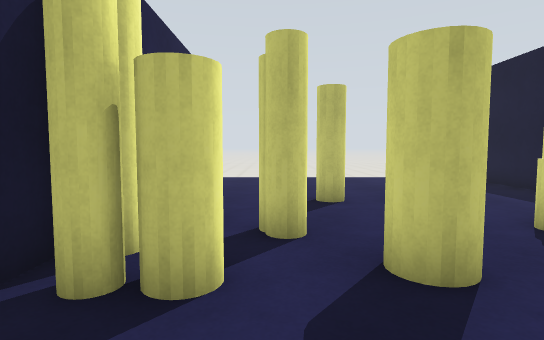
[1] (above)

16 first-person views from a walk through a Gazebo world. The camera is 1.2 m above the floor, tilts 4° down and sees 80° across. The floor is counted in squares, 1 m on a side. Each view is taken from the middle of a square. On the plan, view 1 faces up. The plan holds only what a view shows up to about 13 squares ahead; the rest is blank. The place goes on beyond the plan.

[2]
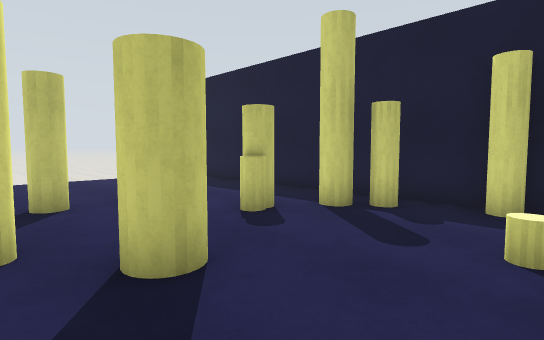

[3]
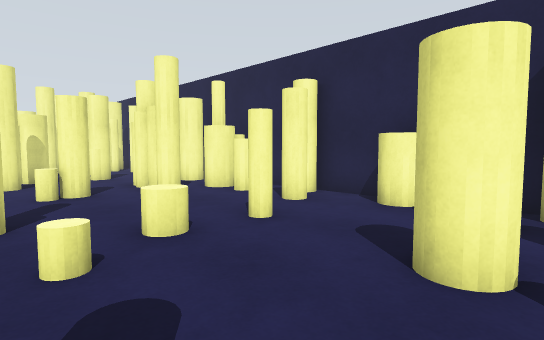

[4]
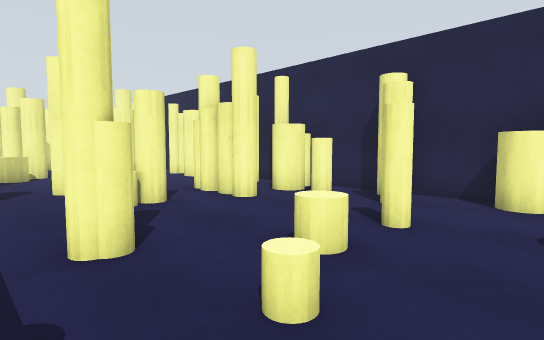

[5]
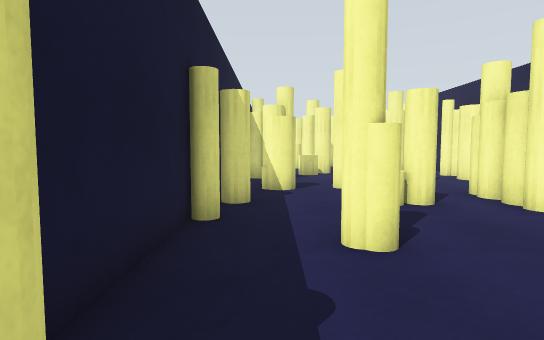

[6]
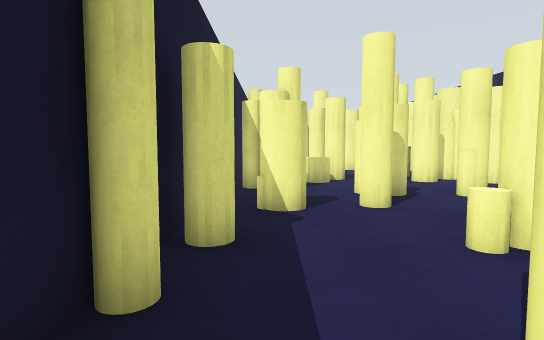

[7]
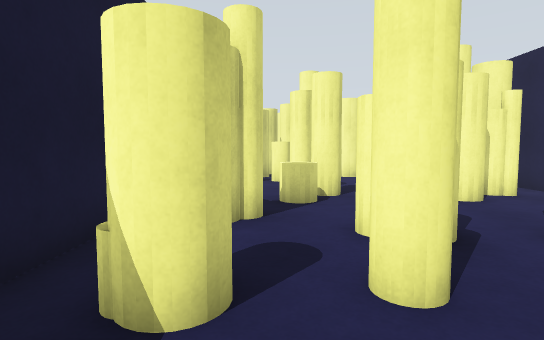

[8]
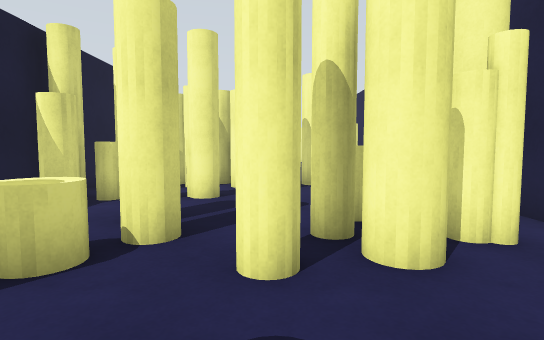

[9]
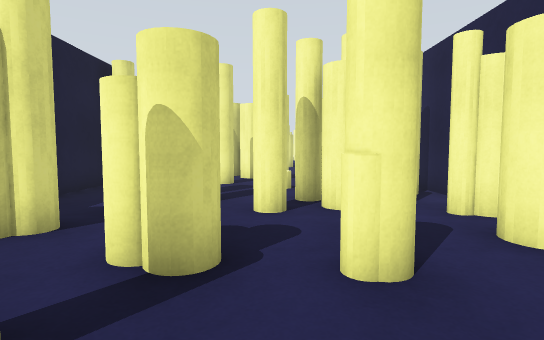

[10]
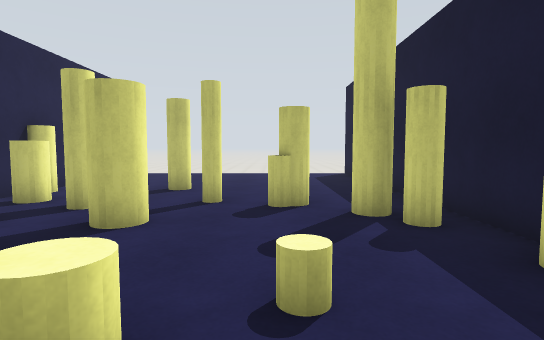

[11]
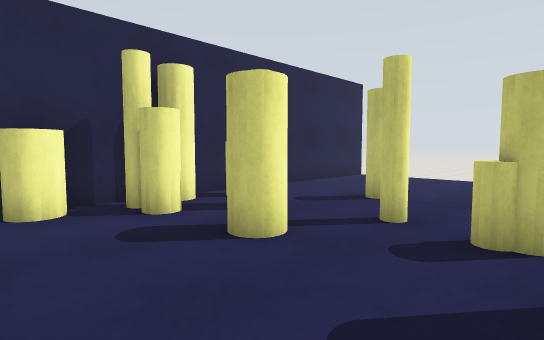

[12]
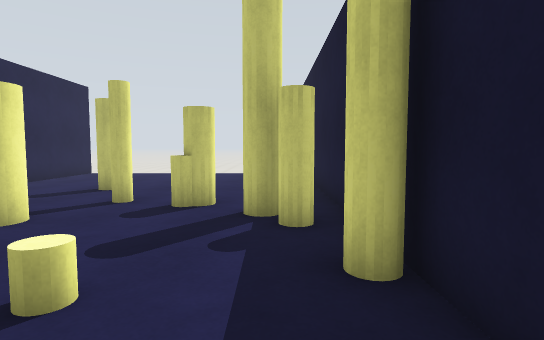

[13]
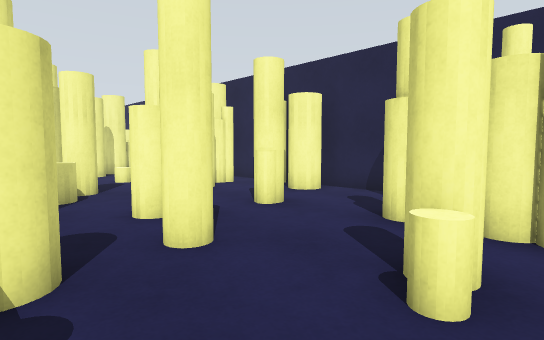

[14]
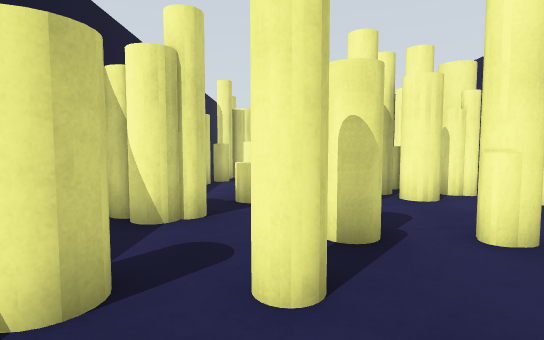

[15]
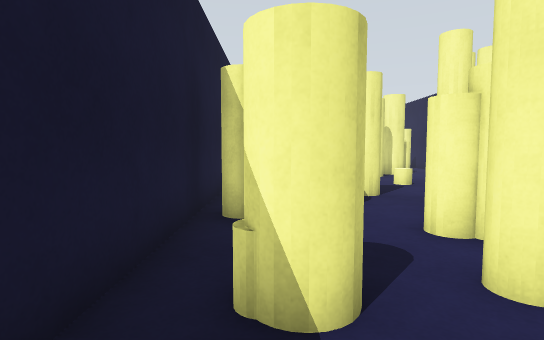

[16]
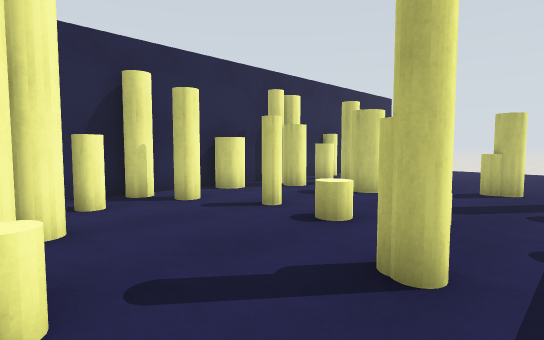

### Floor plan
Points are (right, up) in squares from view 1. A wall is a line through its corners. A room is listed if a view was taken in it or the views show most of it. See-through windows are left out.
Room 1 (views 1, 2, 3, 4, 5, 6, 7, 8, 9, 10, 11, 12, 13, 14, 15, 16)
walls: (-2.4, -8) (-2.4, -9.2); (-2.4, -13.4) (-2.4, -15.6); (7.4, -3.5) (7.4, 11.1); (7.4, -16.5) (7.4, -5.4); (7.4, -20.2) (7.4, -18.2); (-2.4, 2.2) (-2.4, -4.5); (-2.4, 11.1) (-2.4, 4.6)
objects: other object (-2, -19) to (-1, -18); yellow cylinder (-2, -15) to (-1, -14); yellow cylinder (-2, -12); yellow cylinder (-2, -10) to (-1, -10); yellow cylinder (-2, -7) to (-1, -6); yellow cylinder (-2, -5); yellow pole (-2, -2); yellow cylinder (-2, 1); yellow pole (-2, 3); yellow cylinder (-2, 4); yellow cylinder (-2, 7); yellow pole (-1, -18); yellow pole (-1, -13); yellow pole (-1, -12); yellow cylinder (-1, -5) to (-1, -4); yellow cylinder (-1, -3); yellow pole (-1, -1); yellow cylinder (-1, 3); yellow cylinder (-1, 5); yellow cylinder (0, -20) to (1, -19); yellow pole (0, -14); yellow cylinder (0, -13); yellow cylinder (0, -12); yellow cylinder (0, -5) to (1, -5); yellow pole (0, 4); yellow pole (0, 5); yellow cylinder (1, -19) to (2, -18); yellow cylinder (1, -15); yellow pole (1, -14) to (1, -13); yellow pole (1, -9); yellow cylinder (1, -6); yellow pole (1, -4); yellow pole (1, 0); yellow cylinder (1, 3) to (2, 3); yellow pole (1, 7); yellow cylinder (2, -19) to (3, -19); yellow cylinder (2, -16) to (2, -15); yellow pole (2, -12); yellow cylinder (3, -20) to (4, -20); yellow pole (3, -17) to (4, -17); yellow pole (3, -14) to (3, -13); yellow cylinder (3, -10) to (3, -9); yellow cylinder (3, -5); yellow cylinder (3, 0); yellow pole (3, 5); yellow pole (4, -19) to (5, -19); yellow cylinder (4, -15) to (4, -14); yellow cylinder (4, -13) to (5, -12); yellow cylinder (4, -10); yellow pole (4, -8); yellow cylinder (4, 0); yellow cylinder (4, 5); yellow cylinder (5, -20) to (6, -20); yellow cylinder (5, -19) to (6, -18); yellow cylinder (5, -17) to (5, -16); yellow pole (5, -11); yellow pole (5, -3); yellow cylinder (5, -2); yellow cylinder (5, 5); yellow cylinder (6, -17); yellow cylinder (6, -16) to (6, -15); yellow cylinder (6, -11) to (7, -11); yellow cylinder (6, -10); yellow cylinder (6, -8); yellow cylinder (6, 3); yellow pole (6, 4); yellow pole (7, -17); yellow cylinder (7, -5); yellow pole (7, -3); yellow pole (7, 1)

Where each view was taken, in squares from view 1:
view 1: 0 up, 0 right, facing up
view 2: 0 up, 0 right, facing up-right
view 3: 4 up, 5 right, facing down-left
view 4: 2 up, 6 right, facing down-left
view 5: 2 up, 6 right, facing down
view 6: 1 down, 6 right, facing down
view 7: 5 down, 5 right, facing down
view 8: 9 down, 2 right, facing down
view 9: 6 down, 2 right, facing down
view 10: 2 down, 4 right, facing up
view 11: 0 up, 5 right, facing up-left
view 12: 2 down, 6 right, facing up
view 13: 4 down, 6 right, facing down-left
view 14: 5 down, 4 right, facing down
view 15: 5 down, 6 right, facing down
view 16: 5 down, 6 right, facing up-left
